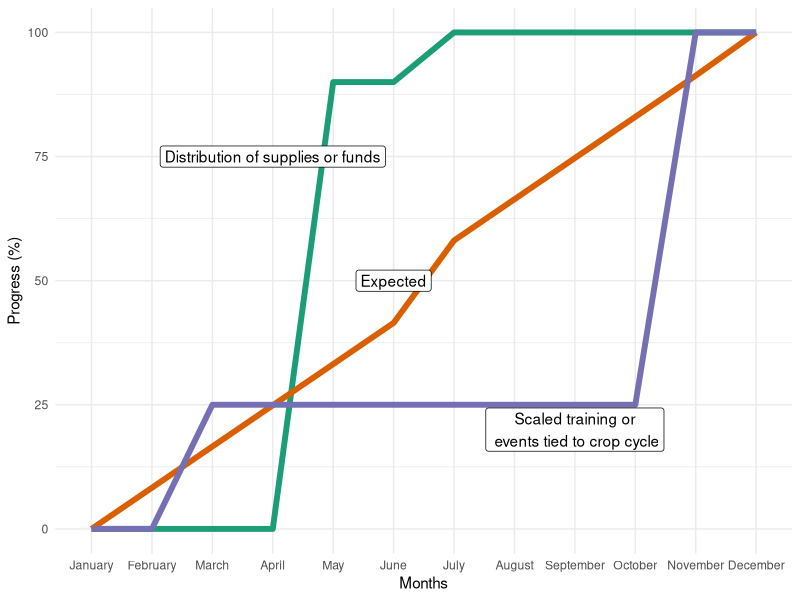

Source code (R): (Note: this script raises an error after producing the figure.)
suppressPackageStartupMessages(library(dplyr))
suppressPackageStartupMessages(library(ggplot2))

data <- tribble(
  ~month, ~linear, ~scaled, ~distribution,
  "January", 0, 0, 0,
  "February", 8.3, 0, 0,
  "March", 16.6, 25, 0,
  "April", 24.9, 25, 0, 
  "May", 33.2, 25, 90,
  "June", 41.5, 25, 90,
  "July", 58.1, 25, 100,
  "August", 66.4, 25, 100,
  "September", 74.7, 25, 100,
  "October", 83, 25, 100,
  "November", 91.3, 100, 100,
  "December", 100, 100, 100
)


# x = month, y = value >>>> type (linear, scaled, distribution)      group = line! colrobrewer = ??? set manually to line type thingy

data %>% 
  tidyr::gather(key = type, value = progress, linear, scaled, distribution) %>% 
  mutate(month = factor(month, levels = c("January", "February", "March", "April", "May", 
                                          "June", "July", "August", "September",
                                          "October", "November", "December"))) %>% 
  group_by(month) %>% 
  ggplot(aes(x = month, y = progress, group = type, color = type)) +
  geom_line(size = 2) +
  scale_color_brewer(palette = "Dark2") +
  labs(x = "Months", y = "Progress (%)") +
  theme_minimal() +
  theme(legend.position = "none") +
  annotate("label", x = "April", y = 75, label = "Distribution of supplies or funds") +
  annotate("label", x = "June", y = 50, label = "Expected") +
  annotate("label", x = "September", y = 20, label = "Scaled training or\n events tied to crop cycle")




# Bullet chart 1 ----

df <- df %>% tidyr::gather(key = time, value = progress, PercWeek, PercYear)


ggplot(df, aes(IndicatorName)) + 
  geom_col(aes(y = Perc, width = 0.1, fill = BehindBy), color = "black") + 
  scale_fill_gradient("Indicator\nBehind By:", limits = c(LowLVL, 0), low = "red", high = "green",
                      labels = c("On Time", "Slightly Behind", "Behind Schedule", ""),
                      guide = FALSE) +
  geom_point(aes(y = time, shape = time), size = 6, stroke = 1) +
  scale_shape_manual(" ", values = c(23, 21)) +
  geom_col(aes(y = 100, width = 0.5), alpha = 0.25) +
  geom_text(y = 1, aes(label = text), vjust = -1, hjust = 0) +
  geom_hline(yintercept = PercentTime, alpha = 0.33) +
  annotate("text", x = 0, y = PercentTime + 1.5, hjust = 0, label = "Today", angle = 90, alpha = 0.5, size = 5) +
  coord_flip() +  
  labs(y = "Percent of Yearly Target\n&\n Percent of Year",
       x = " ") +
  ggtitle(paste("Ongoing Indicator Accomplishment (", forYear, ")", sep = "")) +
  theme_minimal() + 
  theme(axis.text.y = element_text(size = 15, face = "bold"),
        axis.title.x = element_text(face = "bold", size = 10),
        axis.text.x = element_text(face = "bold", size = 14),
        title = element_text(face = "bold", size = 14),
        plot.title = element_text(hjust = 0.5), 
        plot.subtitle = element_text(hjust = 0.5, size = 8),
        legend.position = c(0.8, -0.10)) +
  expand_limits(x = 6.75, y = 102)


